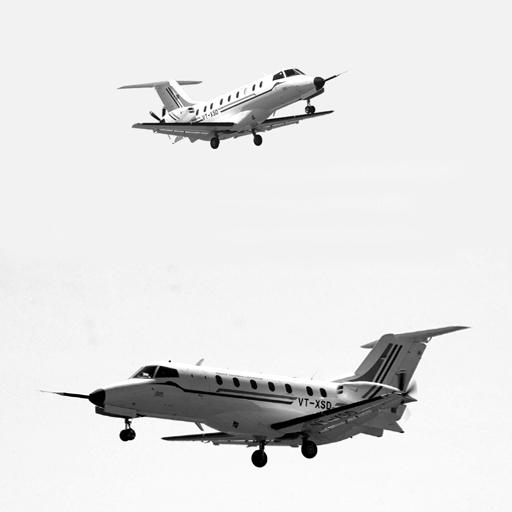
%> input picture Image_Fusion/planes1.jpg, 512 x 512 px
$ octave fusion_grayscale.m   (GNU Octave 9; MATLAB toolbox functions it lacks are replaced by stand-ins)
%> lines starting %> are read from the running program, lines starting %| are printed output that depends on the picture
clear all;
clc

Im1 = imread('planes1.jpg');
%> Im1 is the input picture: size 512x512 uint8; min 0, max 255, mean 227.7
Im2 = imread('planes2.jpg');
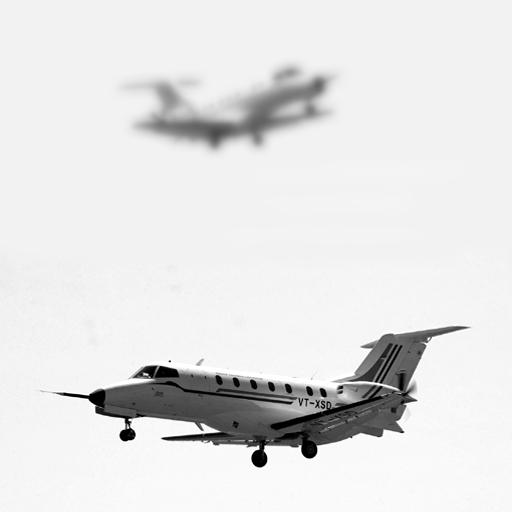
%> input picture Image_Fusion/planes2.jpg, 512 x 512 px
%> Im2 is the input picture: size 512x512 uint8; min 0, max 255, mean 227.7
Im3 = imread('planes3.jpg');
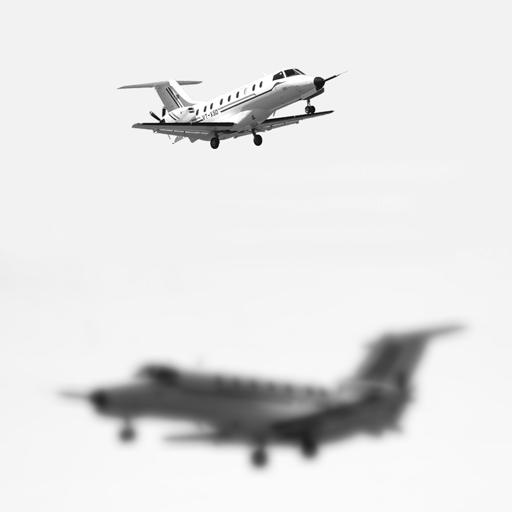
%> input picture Image_Fusion/planes3.jpg, 512 x 512 px
%> Im3 is the input picture: size 512x512 uint8; min 0, max 255, mean 227.7

wavetype = 'db2';
[C1, P1] = wavedec2(Im1, 2, wavetype);
%> P1 = [130 130; 130 130; 257 257; 512 512]
[C2, P2] = wavedec2(Im2, 2, wavetype);
%> P2 = [130 130; 130 130; 257 257; 512 512]
[C3, P3] = wavedec2(Im3, 2, wavetype);
%> P3 = [130 130; 130 130; 257 257; 512 512]

[H11, V11, D11] = detcoef2('all', C1, P1, 1);
[H21, V21, D21] = detcoef2('all', C2, P2, 1);
[H31, V31, D31] = detcoef2('all', C3, P3, 1);

A12 = appcoef2(C1, P1, wavetype, 2);
A22 = appcoef2(C2, P2, wavetype, 2);
A32 = appcoef2(C3, P3, wavetype, 2);

[H12, V12, D12] = detcoef2('all', C1, P1, 2);
[H22, V22, D22] = detcoef2('all', C2, P2, 2);
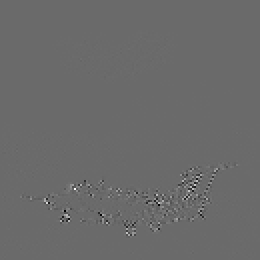
%> D22: size 130x130 double (shown 2 times larger); min -134.7, max 186.6, mean 0; drawn with min black and max white
[H32, V32, D32] = detcoef2('all', C3, P3, 2);
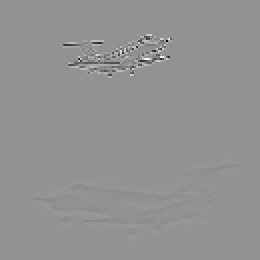
%> H32: size 130x130 double (shown 2 times larger); min -383.5, max 283.5, mean -0.3; drawn with min black and max white

A2r = max(max(A12,A22),A32);
H2r = max(max(H12,H22),H32);
V2r = max(max(V12,V22),V32);
D2r = max(max(D12,D22),D32);
H1r = max(max(H11,H21),H31);
V1r = max(max(V11,V21),V31);
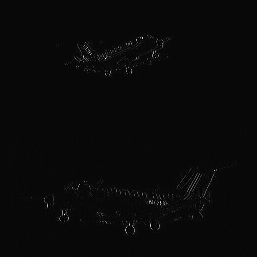
%> V1r: size 257x257 double; min -4.85, max 142.8, mean 0.7; drawn with min black and max white
D1r = max(max(D11,D21),D31);

A2r = reshape(A2r, 1, P1(1,1) * P1(1,2));
H2r = reshape(H2r, 1, P1(1,1) * P1(1,2));
V2r = reshape(V2r, 1, P1(1,1) * P1(1,2));
D2r = reshape(D2r, 1, P1(1,1) * P1(1,2));
H1r = reshape(H1r, 1, P1(3,1) * P1(3,2));
V1r = reshape(V1r, 1, P1(3,1) * P1(3,2));
D1r = reshape(D1r, 1, P1(3,1) * P1(3,2));
C = [A2r, H2r, V2r, D2r, H1r, V1r, D1r];

I_new = waverec2( C, P1, wavetype);
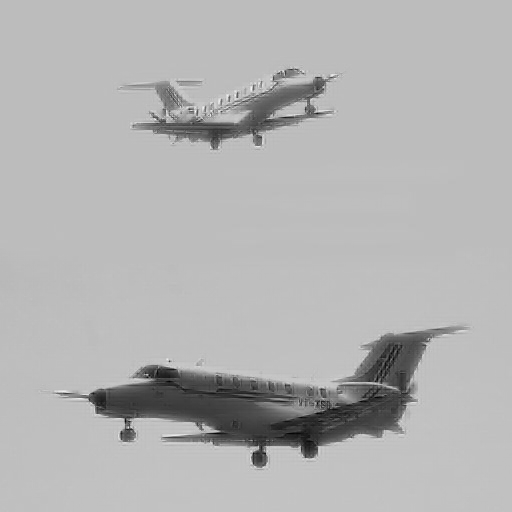
%> I_new: size 512x512 double; min -5.5, max 329.1, mean 230.1; drawn with min black and max white

ImFinal = uint8(I_new);
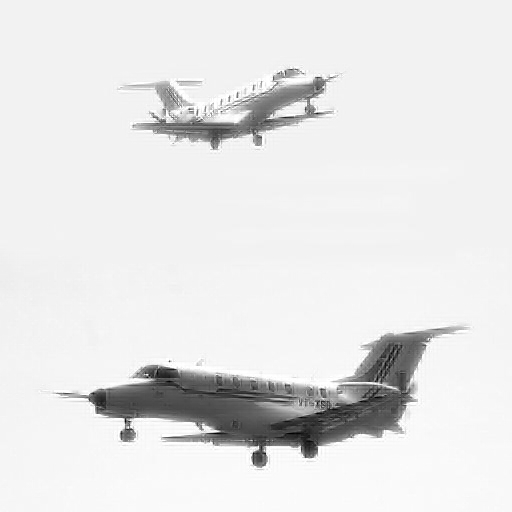
%> ImFinal: size 512x512 uint8; min 0, max 255, mean 230

figure(1), subplot(1,3,1);
imshow(Im1), title('Image 1');
subplot(1,3,2);
imshow(Im2), title('Image 2');
subplot(1,3,3);
imshow(Im3), title('Image 3');
figure(2)
imshow(ImFinal), title('Image after the fusion');

% [4 lines of commented-out code are left out]
